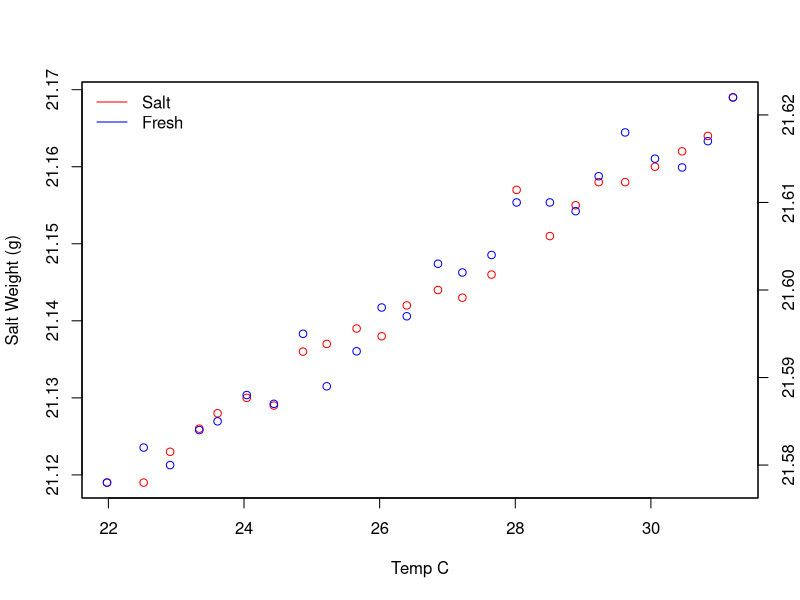
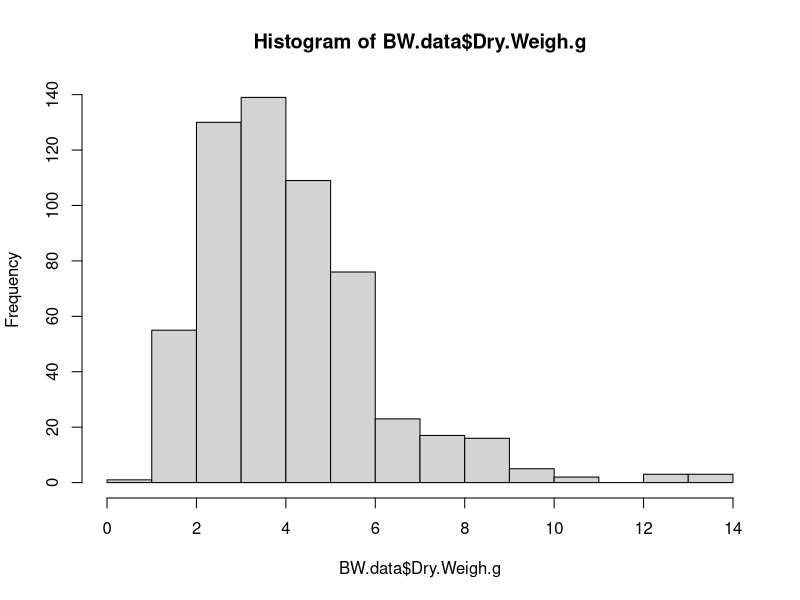

Write R code to recreate these figures, in order. (Note: this script raises an error after producing the figures.)
## ---- chunk 1
knitr::opts_chunk$set(echo = TRUE)
options(digits = 5) # Modify global options - set sig figs to 5 digits

## ---- chunk 2
#load packages
library("car") 
library("ggplot2") 
library("plotrix") 
require("gridExtra") 
require("utils")
library(lubridate)
library(tidyverse)

#load metadata
geno.frag<-read.csv("UROP_metadata_colony.csv")
  geno.frag$genotype<-as.factor(as.character(geno.frag$genotype))
  geno.frag$frag.id<-as.factor(as.character(geno.frag$frag.id))

#load shade levels
shade.levels<-read.csv("shade.levels.csv")
  shade.levels$frag.id<-as.factor(as.character(shade.levels$frag.id))
  shade.levels$treatment<-as.factor(as.character(shade.levels$treatment))
  shade.levels$light.level<-as.factor((shade.levels$light.level))
  shade.levels<-unique(shade.levels) #remove dups

#load depth data
geno.depth <- read.csv("UROP_geno_Depth.csv")
  geno.depth$genotype <- as.factor(as.character(geno.depth$genotype))

#load tank data
tank <- read.csv("UROP_frag_tank.csv")
  tank$frag.id <- as.factor(as.character(tank$frag.id))

#combine
metadata <- full_join(shade.levels, geno.frag)
metadata <- full_join(metadata, tank)
metadata <- full_join(metadata, geno.depth)
metadata <- as_tibble(metadata)
metadata<-dplyr::select(metadata, -c("treatment","tratment", "depth.m")) # cut unneccessary cols
## ---- chunk 3
BW.data.T0 <-read.csv('Buoyant_weight/UROP_BW_T0_20171029.csv') 
BW.data.T1 <-read.csv('Buoyant_weight/UROP_BW_T1_20171129.csv') 
BW.data.T2 <-read.csv('Buoyant_weight/UROP_BW_T2_20180108.csv')
BW.data <- rbind(BW.data.T0, BW.data.T1, BW.data.T2) #combine
BW.data<-merge(BW.data, metadata, by.x= "frag.id") #merge with metadata
  BW.data$frag.id<-as.factor(as.character(BW.data$frag.id))
  BW.data$temp.c<-as.numeric(BW.data$temp.c)
  BW.data$time.point<-as.factor(as.character(BW.data$time.point))

#HPutnam code

# load data 
CalData<-read.csv('Buoyant_weight/Bouyant_weight_calibration_curve.csv', header=T, sep=",")
#Data with Standard weights in grams in deionized water, saltwater, and the temp that they were measured at

#plot relationship between temp and Standard in fresh and salt water
plot(CalData$Temp, CalData$StandardSalt, col = 'red', ylab = 'Salt Weight (g)', xlab = 'Temp C')
par(new=TRUE)
plot(CalData$Temp, CalData$StandardFresh, col = 'blue',xaxt="n",yaxt="n",xlab="",ylab="")
axis(4)
mtext("'Fresh Weight (g)'",side=4,line=3)
legend("topleft",col=c("red","blue"),lty=1,legend=c("Salt","Fresh"), bty = "n")

#linear regression between temp and Standard
#Salt water standard measures
StandardSaltModel <- lm(CalData$StandardSalt~CalData$Temp)
summary(StandardSaltModel)
summary(StandardSaltModel)$r.squared
StandardSaltModel$coef

#Fresh water standard measures
StandardFreshModel <- lm(CalData$StandardFresh~CalData$Temp)
summary(StandardFreshModel)
summary(StandardFreshModel)$r.squared
StandardFreshModel$coef

BW <- BW.data$mass.g
Temp <- BW.data$temp.c 

BWCalc_Mcap <- function(StandardAir= 39.092, Temp, BW, CoralDensity = 2.03){
  #Parameters---------------------------------------------------------------
  # StandardAir is the weight of the Standard in air (Default set at 39.092 grams weighed on balance)
  # Temp is the temperature of the water during the coral measurement
  # BW is the buoywant weight of the coral
  # CoralDensity <- 2.03 #g cm-3, set aragonite density for Montipora from literature 
  #Montipora Arag = 2.03 g cm-3 average from table 2 in Anthony 2003 Functional Ecology 17:246-259
  

 #Calculation------------------------------------------------------------
  #Step 1: correct the Standard weights for temperature
  # StandardFresh is the weight of the Standard in  fresh water at temp x
  # StandardSalt is the weight of the Standard in salt water at temp x
  
  # This is based on a calibration curve for Standards weighed in fresh and salt water at many temps
StandardFresh <- StandardFreshModel$coef[-1]*Temp + StandardFreshModel$coef[1] 
StandardSalt <- StandardSaltModel$coef[-1]*Temp + StandardSaltModel$coef[1] 
  
  # Step 2: Use weight in air and freshwater of the  Standard to calculate
  # the density of the Standard (Davies eq. 4)
FreshDensity <- 1 #Fresh water has a density of 1 g/cm3
StandardDensity <- FreshDensity/(1-(StandardFresh/StandardAir)) 
  
  # Step 3: Calculate the density of seawater using the density of the Standard
  # (Spencer Davies eq. 3)
SWDensity <- StandardDensity*(1-(StandardSalt/StandardAir))
  
  # Step 4: Calculate the dry weight of the coral (Davies eq. 1)
CoralWeight <- BW/(1-(SWDensity/CoralDensity))
  
  return(CoralWeight) #returns coral dry weights in g
}
   
BW.data$Dry.Weigh.g <- BWCalc_Mcap(BW=BW, Temp=Temp) #use function to calculate dry weight
hist(BW.data$Dry.Weigh.g) #not normal

# Entering the tidyverse
BW.data <- tibble(BW.data)
BW.data<-dplyr::select(BW.data, -c("mass.g","temp.c", "date")) # cut cols unneeded
## ---- chunk 4
# Read in and tidy processed qPCR data
qpcr <- read_csv("qPCR/qpcr_processed.csv")

qpcr <- qpcr %>%
  dplyr::select(frag.id, time, propD, dom = Dom, mix = Mix) %>%
  mutate(time.point = if_else(time == "Time1", "T0", "T2"),
         frag.id = factor(frag.id)) %>%
  dplyr::select(-time)

# Join qPCR data with BW data
df <- full_join(BW.data, qpcr)
# frags with qPCR data but no BW data or metadata
df %>% filter(is.na(Dry.Weigh.g)) %>% print(n = nrow(.))

# Delete genotype 874 (only 1 frag measured once)
df <- df %>% filter(!genotype == 874 | is.na(genotype))

# Samples with qPCR data but NO BW data --- n=38 (these were frags that died before experiment)
missing_bw <- anti_join(qpcr, BW.data)

# Samples with BW data but NO qPCR data at T0 --- n=43 (these were likely failed qPCRs)
missing_qpcr <- anti_join(BW.data, qpcr) %>%
   filter(time.point == "T0")

# Remove all samples with no BW data
df <- df %>%
  filter(!is.na(Dry.Weigh.g))


# Fill in missing symbiont data
# Sometimes missing symbiont data for frags where qPCR failed -- assign dominant symbiont based on other frags of same genotype.
df %>%
  group_by(genotype) %>%
  drop_na(dom) %>%
  dplyr::summarize(sym = paste0(unique(dom), collapse = ",")) %>%
  filter(nchar(sym) > 1)

# Genotype 864 = frags 20, 21. -- each amped once as C and once as D
# frag20 T2 had poor amplification (throw away) -- T0 showed D. 
# frag21 T0 had "A" and "B" run with diff. dom syms... which is right? Use D bc frag20 had D?  or throw away?
# 864 screening biopsy was 90% D
# could switch this colony to all D....
df %>%
  dplyr::filter(genotype == "864")  %>%
  arrange(frag.id, time.point) %>%
  print(n = nrow(.))

# Genotype 867B = frags 47, 48, 49, 50.
# 47=C@T2 ----healthy at T2
# 48=D@T0 ----dead3 by T2
# 49=C@T2 ----dead2 by T2
# 50=D@T0 ----dead5 by T2
# screening biopsy for '867' was D... but was this same colony as 867B?
# If going with T0 data, could label this as a D colony, but weird that T2 samples were both C....shuffling?
# Call this a D colony, but if outlier/weird, probly throw away...
### this 867B at T2 high light had  the highest  growth rate of  all "D" colonies...since  this is an outlier, best to filter out this data point. it probably really was C, and was tagged as wrong genotype. 

# Genotype 868 = frags 109, 110, 111, 112
# all have pretty even mixtures but all C-dom except 112@T0 was D-dom.... but only 58% D. qPCR data looks good.
# ...MIXED
# label this a D for now... D could be defined as morethan background levels of D  / including these mixed colonies

# Genotype 880 = frag 24 only. 90%D@T0, 53%C@T2.....
# ...MIXED

# Genotype 912 = frags 51, 52, 53, 64
# 53 and 64 are 98% D.
# 51 is 100%D@T0, and 100%C@T2.... qPCR data better for the C sample than the D sample...
# no colony screening sample for this genotype
# could label as D colony

# Genotype 922 = frags 70, 84, 85, 86
# 70 is 98%D@T0, 100%C@T2.
# 85 is 96%D@T2
# no colony screening sample

# Going to label all these genotypes as D's for now
genos <- c("864", "867B", "868", "880", "912", "922")
df <- df %>%
  mutate(dom = if_else(genotype %in% genos, "D", dom))

# Are any genotypes entirely missing symbiont data?
df %>%
  group_by(genotype) %>%
  summarize(missingdom = !any(!is.na(dom))) %>%
  filter(missingdom)  
# Yes, genotype 894 has only one fragment (265), and it has no qPCR data.
# Parent colony screening biopsy for 894 was C, so going to label this as C (Mariah's notes also say frag 265 was setup as a brown C colony).
df <- df %>%
  mutate(dom = if_else(genotype == "894", "C", dom))

df <- df %>%
  group_by(genotype) %>%
  mutate(dom = replace_na(dom, unique(dom[!is.na(dom)]))) %>%
  ungroup()
## ---- chunk 5
mort<-read_csv("partialMortality.csv")
  mort$frag.id <- as.factor(as.character(mort$frag.id))
  mort <- as_tibble(mort)
  mort<-drop_na(mort)
  mort2<-pivot_wider(mort, names_from = time.point, values_from = percent.mort, )

# Remove frags with high partial mortality at start of experiment (T0): 2, 8, 32, 97, 144, 196, 235 and 276
mort2<-mort2 %>%
  filter(!frag.id==2) %>%
  filter(!frag.id==8)%>%
  filter(!frag.id==32)%>%
    filter(!frag.id==97)%>%
    filter(!frag.id==144)%>%
    filter(!frag.id==196)%>%
    filter(!frag.id==235)%>%
    filter(!frag.id==276)

# change missing T2 scores to the score at T1 ONLY for 100% mortality at T1
mort2<-mort2 %>%
  mutate(T2 = case_when(
    is.na(T2) & T1 == 100 ~ 100,
    TRUE ~ T2
  ))

mort2<-pivot_longer(mort2, cols = c(T0,T1, T2), names_to = "time.point", values_to = "mortality")
df <- full_join(df, mort2) # we are missing some values. 

#remove frags with only T0
df<-df %>%
  filter(!frag.id==25)%>%
    filter(!frag.id==286)

#to edit metadata below, all must go back to characters or numeric
  df$light.level<-as.character(df$light.level)
  df$genotype<-as.character(df$genotype)
  df$dom<-as.character(df$dom)
  df$big.tank<-as.numeric(df$big.tank)
  df$tank<-as.numeric(df$tank)
  df$days<-as.numeric(df$days)

df %>% filter(is.na(dom)) #what frags do not have dom symb data: 134, 135, 137, 195
df<-df %>% filter(!is.na(dom))# remove them and then add them back in in a few lines

#If days has NA, change to dates based on condition of time.point (T1 or T2)
df<-
  df %>%
  mutate(days = case_when(
    is.na(days) & time.point == "T0" ~ 0,
    is.na(days) & time.point == "T2" ~ 60,
    is.na(days) & time.point == "T1" ~ 31,
    TRUE ~ days
  ))

#add rows for T0 if not already included
 df<-df %>%
   add_row(frag.id="134", days=0, time.point="T0", light.level="Natural", genotype="878", big.tank=16, tank=9, dom ="D", mortality=NA)%>%
    add_row(frag.id="135", days=0, time.point="T0", light.level="Low Shade", genotype="878", big.tank=13, tank=9, dom ="D", mortality=NA)%>%
    add_row(frag.id="137", days=0, time.point="T0", light.level="High Shade", genotype="878", big.tank=17, tank=26,  dom ="D", mortality=NA)%>%
    add_row(frag.id="195", days=0, time.point="T0", light.level="Low Shade", genotype="858", big.tank=13, tank=2, dom ="C", mortality=0)

# Frags missing mortality data? yes some, but they are missing values kept as NA
df %>%
  group_by(frag.id) %>%
  filter(any(is.na(mortality))) %>%
  arrange(frag.id, time.point)
## ---- chunk 6
#### Final check for duplicates
df %>%
  count(frag.id, time.point) %>%
  arrange(-n)

df %>%
  filter(frag.id == 21)
# frag 21 at T0 was qPCR'd twice, once showing C and once D -- above, we decided other evidence showed this is a D colony, so we are dropping the C observation
df <- df %>%
  filter(!(frag.id == 21 & time.point == "T0" & propD == 0))


#### Fill in missing metadata for a couple of frags at  T2
df  <- df %>% 
  group_by(frag.id) %>%
  fill(genotype, light.level, big.tank, tank, dom) %>%
  ungroup()


#### Filter frags if symb ID ambiguous

# Filter out a few fragments where symbiont identity is ambiguous, e.g., 867B and 922 where the colony was categorized as D based on the majority of frags from that colony, but individual fragments were 100%C
mislabeled_D <- df %>%
  filter(dom == "D", propD < 0.5)

df <- df %>%
  anti_join(mislabeled_D)
## ---- chunk 7
write_csv(df, "all_data_cleaned.csv")
